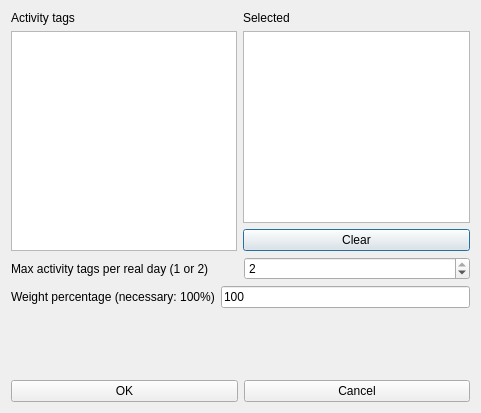
<?xml version="1.0" encoding="UTF-8"?>
<ui version="4.0">
 <class>ModifyConstraintTeachersMaxActivityTagsPerRealDayFromSetForm_template</class>
 <widget class="QDialog" name="ModifyConstraintTeachersMaxActivityTagsPerRealDayFromSetForm_template">
  <property name="geometry">
   <rect>
    <x>0</x>
    <y>0</y>
    <width>481</width>
    <height>413</height>
   </rect>
  </property>
  <property name="windowTitle">
   <string extracomment="This is the title of the dialog to add a new constraint of this type">Modify teachers max activity tags per real day from set</string>
  </property>
  <layout class="QVBoxLayout" name="verticalLayout_4">
   <item>
    <layout class="QHBoxLayout" name="horizontalLayout_4">
     <item>
      <layout class="QVBoxLayout" name="verticalLayout_2">
       <item>
        <widget class="QLabel" name="label_2">
         <property name="text">
          <string>Activity tags</string>
         </property>
        </widget>
       </item>
       <item>
        <widget class="QListWidget" name="allActivityTagsListWidget"/>
       </item>
      </layout>
     </item>
     <item>
      <layout class="QVBoxLayout" name="verticalLayout">
       <item>
        <widget class="QLabel" name="label_3">
         <property name="text">
          <string comment="It refers to activity tags">Selected</string>
         </property>
        </widget>
       </item>
       <item>
        <widget class="QListWidget" name="selectedActivityTagsListWidget"/>
       </item>
       <item>
        <widget class="QPushButton" name="clearActivityTagsPushButton">
         <property name="text">
          <string>Clear</string>
         </property>
        </widget>
       </item>
      </layout>
     </item>
    </layout>
   </item>
   <item>
    <layout class="QHBoxLayout" name="horizontalLayout">
     <item>
      <widget class="QLabel" name="label">
       <property name="text">
        <string>Max activity tags per real day (1 or 2)</string>
       </property>
      </widget>
     </item>
     <item>
      <widget class="QSpinBox" name="maxActivityTagsSpinBox">
       <property name="minimum">
        <number>1</number>
       </property>
       <property name="maximum">
        <number>2</number>
       </property>
       <property name="value">
        <number>2</number>
       </property>
      </widget>
     </item>
    </layout>
   </item>
   <item>
    <layout class="QHBoxLayout" name="horizontalLayout_2">
     <item>
      <widget class="QLabel" name="weightTextLabel">
       <property name="frameShape">
        <enum>QFrame::NoFrame</enum>
       </property>
       <property name="frameShadow">
        <enum>QFrame::Plain</enum>
       </property>
       <property name="text">
        <string>Weight percentage (necessary: 100%)</string>
       </property>
       <property name="wordWrap">
        <bool>false</bool>
       </property>
      </widget>
     </item>
     <item>
      <widget class="QLineEdit" name="weightLineEdit">
       <property name="text">
        <string notr="true">100</string>
       </property>
      </widget>
     </item>
    </layout>
   </item>
   <item>
    <spacer name="verticalSpacer">
     <property name="orientation">
      <enum>Qt::Vertical</enum>
     </property>
     <property name="sizeHint" stdset="0">
      <size>
       <width>20</width>
       <height>32</height>
      </size>
     </property>
    </spacer>
   </item>
   <item>
    <layout class="QHBoxLayout" name="horizontalLayout_3">
     <item>
      <widget class="QPushButton" name="okPushButton">
       <property name="text">
        <string>OK</string>
       </property>
      </widget>
     </item>
     <item>
      <widget class="QPushButton" name="cancelPushButton">
       <property name="text">
        <string>Cancel</string>
       </property>
      </widget>
     </item>
    </layout>
   </item>
  </layout>
 </widget>
 <layoutdefault spacing="6" margin="11"/>
 <resources/>
 <connections/>
</ui>
